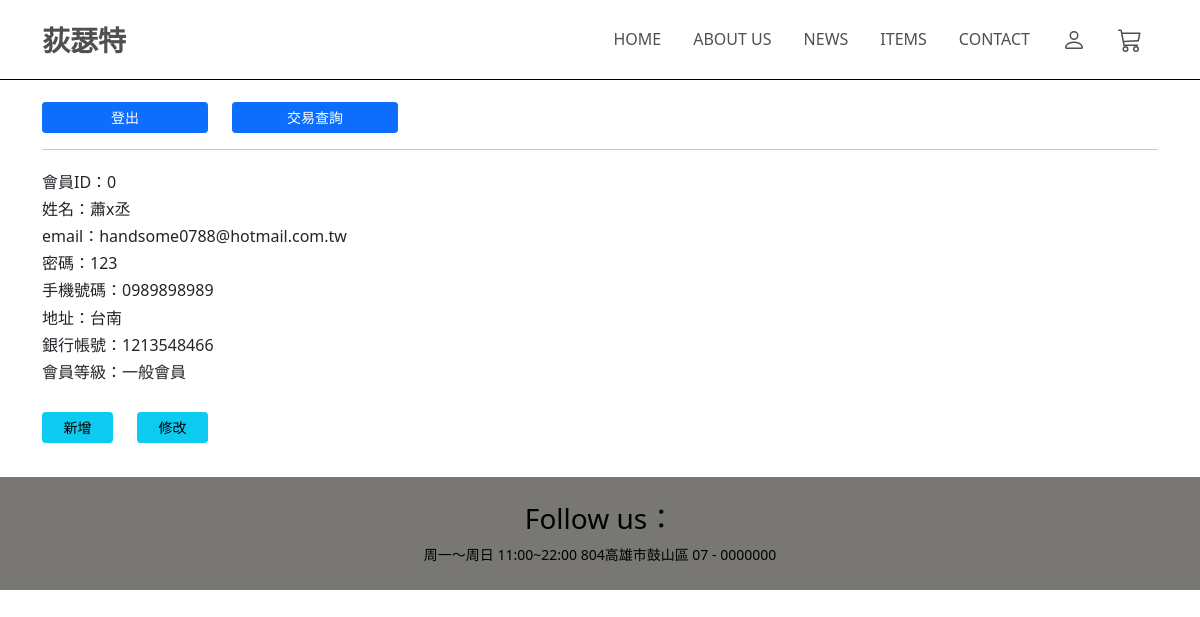
The page /member.php (signed in) on the database its author committed.
### tables this page shows
CREATE TABLE `member` (
  `mId` int(11) NOT NULL,
  `name` char(100) NOT NULL,
  `email` varchar(254) NOT NULL,
  `phone` varchar(20) NOT NULL,
  `address` char(100) NOT NULL,
  `account` varchar(25) NOT NULL,
  `password` varchar(30) NOT NULL,
  `level` int(20) NOT NULL
);

CREATE TABLE `level` (
  `level` int(20) NOT NULL,
  `lName` char(30) NOT NULL,
  `discount` int(11) NOT NULL
);

### member.php (the view, shortened to what this page needs)
<!DOCTYPE html>
<html>
<head>
        <link rel="stylesheet" href="general.css">
        <link href="https://cdn.jsdelivr.net/npm/bootstrap@5.0.0-beta1/dist/css/bootstrap.min.css" rel="stylesheet">
</head>
<body>
        <?php
        include("connMysql.php");
        include_once("header.php");
        ?>
        <?php
        if (isset($_SESSION['id'])) {
                $id = $_SESSION['id'];
                $sql = "SELECT * FROM member NATURAL JOIN `level` WHERE mId = '$id'";
                $result = mysqli_query($db_link, $sql);
                $row = mysqli_fetch_row($result);
        ?>
                <div class="container">
                        <div class="row marginTop ">
                                <div class="col-2">
                                        <button type="button" class="btn btn-primary btn-sm" onclick="window.location.href='logout.php'">登出</button>
                                </div>
                                <div class="col-2">
                                        <button type="button" class="btn btn-primary btn-sm" onclick="window.location.href='transaction_search.php'">交易查詢</button>
                                </div>
                        </div>
                        <hr>
                        <div class="row marginTop ">
                                <div class="col-sm-6 ">
                                        <h6>會員ID：<?= $row[1]; ?></h6>
                                        <h6>姓名：<?= $row[2]; ?></h6>
                                        <h6>email：<?= $row[3]; ?></h6>
                                        <h6>密碼：<?= $row[7]; ?></h6>
                                        <h6>手機號碼：<?= $row[4]; ?></h6>
                                        <h6>地址：<?= $row[5]; ?></h6>
                                        <h6>銀行帳號：<?= $row[6]; ?></h6>
                                        <h6>會員等級：<?= $row[8]; ?></h6>
                                </div>
                        </div>
                        <div class="row marginTop marginBottom">
                                <div class="col-sm-1"> <button type="button" class="btn btn-info btn-sm" onclick="window.location.href='register.php'">新增</button>
                                </div>
                                <div class="col-sm-1"> <button type="button" class="btn btn-info btn-sm" onclick="window.location.href='update.php'">修改</button>
                                </div>
                        </div>
                </div>
        <?php
        } else {
                echo '您無權限觀看此頁面!';
        }
        include("footer.php");
        ?>
</body>
</html>

### member.php (style rules this page uses)
.marginTop { margin-top: 2%; }
.marginBottom { margin-bottom: 3%; }
.btn { width: 100%; }

### rows shown on the page
member: mId "0", name "蕭x丞", email "handsome0788@hotmail.com.tw", password "123", phone "0989898989", address "台南", account "1213548466", level.lName "一般會員"
